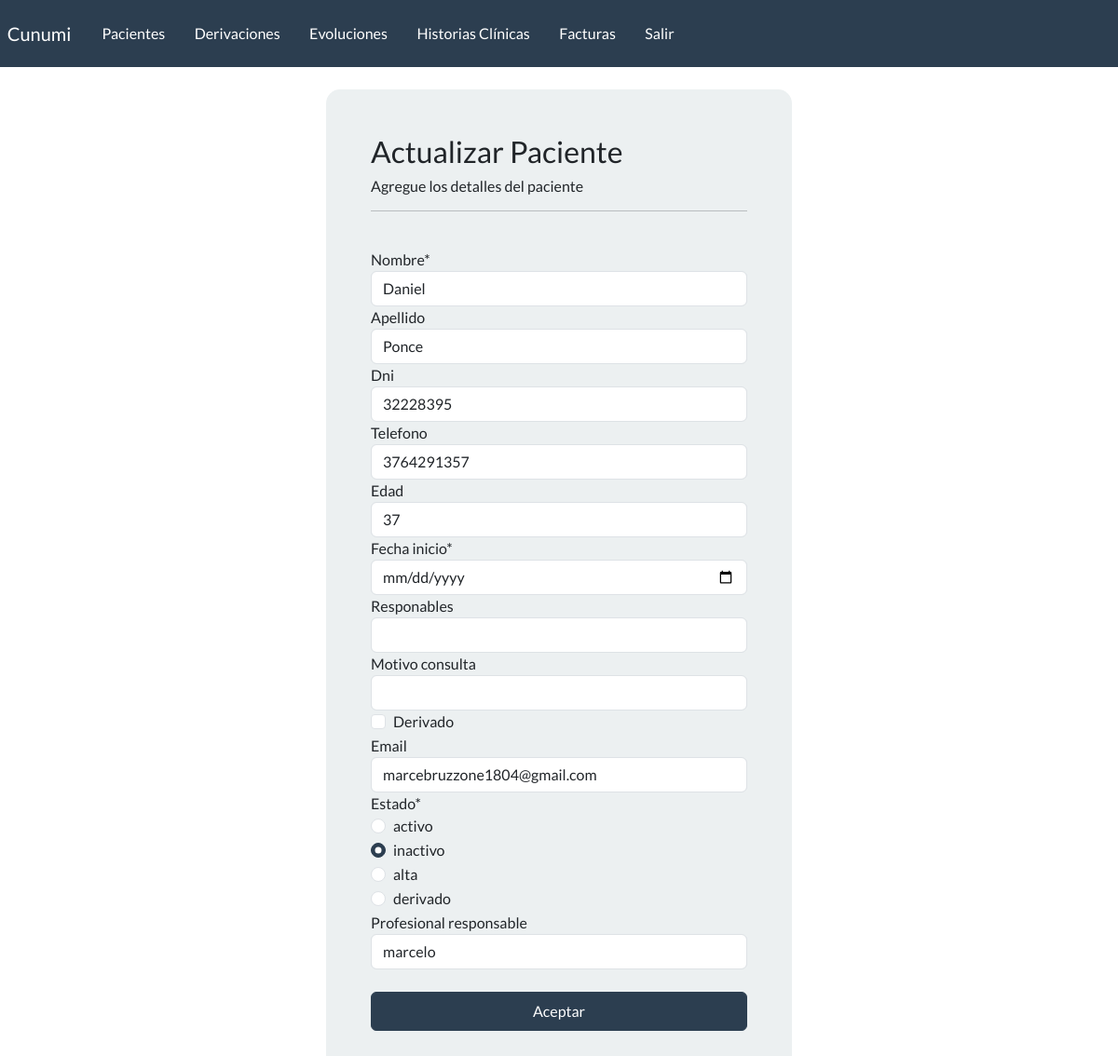
Screenshot of /modificar-paciente/3 (signed in) with the database file from the repository.
### webapp/models.py (models this page shows, shortened)
class paciente(models.Model):
    nombre = models.CharField(max_length=100)
    apellido = models.CharField(max_length=100, blank=True)
    dni = models.CharField(max_length=100, blank=True)
    telefono = models.CharField(max_length=100, blank=True)
    email = models.EmailField(blank=True)
    edad = models.IntegerField(blank=True)
    fecha_inicio = models.DateField(blank=True, null=True)
    responables = models.CharField(max_length=200, blank=True)
    motivo_consulta = models.CharField(max_length=200, blank=True)
    derivado = models.BooleanField(default=False)
    email = models.EmailField(blank=True)
    estado_choices = (
        ('activo', 'activo'),
        ('inactivo', 'inactivo'),
        ('alta', 'alta'),
        ('derivado', 'derivado'))
    estado = models.CharField(max_length=20, choices=estado_choices, default='activo')
    profesional_responsable = models.ForeignKey(User, on_delete=models.CASCADE, blank=True)

### webapp/views.py (the view)
# urls.py: path('modificar-paciente/<int:pk>', views.modificar_paciente, name='modificar_paciente'),
@login_required(login_url='my-login')
def modificar_paciente(request, pk):
    paciente_seleccionado = paciente.objects.get(id=pk)
    form = pacienteForm(instance=paciente_seleccionado)
    if request.method == 'POST':
        form = pacienteForm(request.POST, instance=paciente_seleccionado)
        if form.is_valid():
            form.save()
            return redirect('dashboard')
    context = {
        'form':form
    }
    return render(request, 'webapp/paciente/modificar.html', context=context)

### webapp/forms.py
class pacienteForm(forms.ModelForm):
    estado_choices = (
        ('activo', 'activo'),
        ('inactivo', 'inactivo'),
        ('alta', 'alta'),
        ('derivado', 'derivado')
    )
    estado = forms.ChoiceField(
        choices=estado_choices, widget=forms.RadioSelect())
    fecha_inicio = forms.DateField(widget=forms.DateInput(attrs={'type': 'date'}))
    class Meta:
        model=paciente
        fields = '__all__'

### webapp/templates/webapp/paciente/modificar.html (shortened to what this page needs)
{% extends 'webapp/base.html' %}
{% load crispy_forms_tags %}
{% block content %}
<div class="container bg-light shadow-md p-5 form-layout">
    <h3>Actualizar Paciente</h3>
    <h6>Agregue los detalles del paciente</h6>
    <hr>
    <br>
    <form method="POST" autocomplete="off" >
        {{form|crispy}}
        <br>
        <button type="submit" class="btn btn-primary w-100 btn-block p-2">Aceptar</button>
    </form>
</div>
{% endblock %}

### static/css/styles.css (style rules this page uses)
.form-layout { border-radius: 15px; width: 500px; }

### rows the page displays
paciente: nombre "Daniel", apellido "Ponce", dni "32228395", telefono "3764291357", edad "37", email "marcebruzzone1804@gmail.com", estado "☐ activo ☑ inactivo ☐ alta ☐ derivado", profesional_responsable "marcelo"
